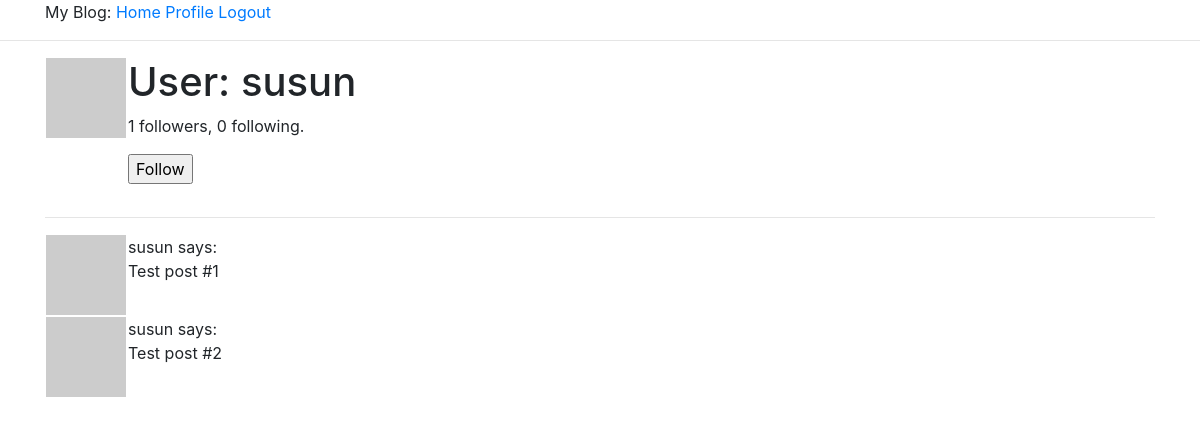
The page /user/susun (signed in) on the database its author committed.
### app/models.py (models this page shows, shortened)
class User(UserMixin, db.Model):
    id = db.Column(db.Integer, primary_key=True)
    username = db.Column(db.String(64), index=True, unique=True)
    email = db.Column(db.String(120), index=True, unique=True)
    password_hash = db.Column(db.String(128))
    posts = db.relationship('Post', backref='author', lazy='dynamic')
    about_me = db.Column(db.String(140))
    last_seen = db.Column(db.DateTime, default=datetime.utcnow)
    followed = db.relationship('User', secondary=followers,
                                primaryjoin=(followers.c.follower_id == id),
                                secondaryjoin=(followers.c.followed_id == id),
                                backref=db.backref('followers', lazy='dynamic'), lazy='dynamic')
    def avatar(self, size):
        digest = md5(self.email.lower().encode('utf-8')).hexdigest()
        return 'https://www.gravatar.com/avatar/{}?d=identicon&s={}'.format(
            digest, size)
    def is_following(self, user):
        return self.followed.filter(
            followers.c.followed_id == user.id).count() > 0

### app/routes.py (the view)
@app.route('/user/<username>')
@login_required
def user(username):
    user = User.query.filter_by(username=username).first_or_404()
    posts = [
        {'author': user, 'body': 'Test post #1'},
        {'author': user, 'body': 'Test post #2'},
    ]
    form = EmptyForm()
    return render_template('user.html', user=user, posts=posts, form=form)

### app/forms.py
class EmptyForm(FlaskForm):
    submit = SubmitField('Submit')

### app/models.py (called while the page is built)
@login.user_loader
def load_user(id):
    return User.query.get(int(id))

### app/routes.py (called while the page is built)
@app.before_request
def before_request():
    if current_user.is_authenticated:
        current_user.last_seen = datetime.utcnow()
        db.session.commit()

### app/templates/user.html (shortened to what this page needs)
{% extends "base.html" %}
{% block content %}
<section class="container">
    <table>
        <tr valign="top">
            <td><img src="{{ user.avatar(125) }}"></td>
            <td class="ml-3">
                <h1>User: {{ user.username }} </h1>
                    <p>{{ user.followers.count() }}
                            followers, {{ user.followed.count() }}
                            following.
                    </p>
                    {% if user == current_user %}
                        <p>
                            <a href="{{ url_for('edit_profile') }}">
                                Edit your profile
                            </a>
                        </p>
                    {% elif not current_user.is_following(user) %}
                        <p>
                            <form action="{{ url_for('follow', username=user.username) }}" method="POST">
                                {{ form.submit(value='Follow') }}
                            </form>
                        </p>
                    {% endif %}
            </td>
        </tr>
    </table>
    <hr>
    {% for post in posts %}
        {% include '_post.html' %}
    {% endfor %}
</section>
{% endblock %}

### app/templates/_post.html
<table>
    <tr valign="top">
        <td><img src="{{ post.author.avatar(36) }}"></td>
        <td>{{ post.author.username }} says:<br>{{ post.body }}</td>
    </tr>
</table>

### rows shown on the page
User: username "susun", author.username "susun" "susun"

### other values the page prints
{{ user.followers.count() }} "1"
{{ user.followed.count() }} "0"
{{ post.body }} "Test post #1" "Test post #2"
